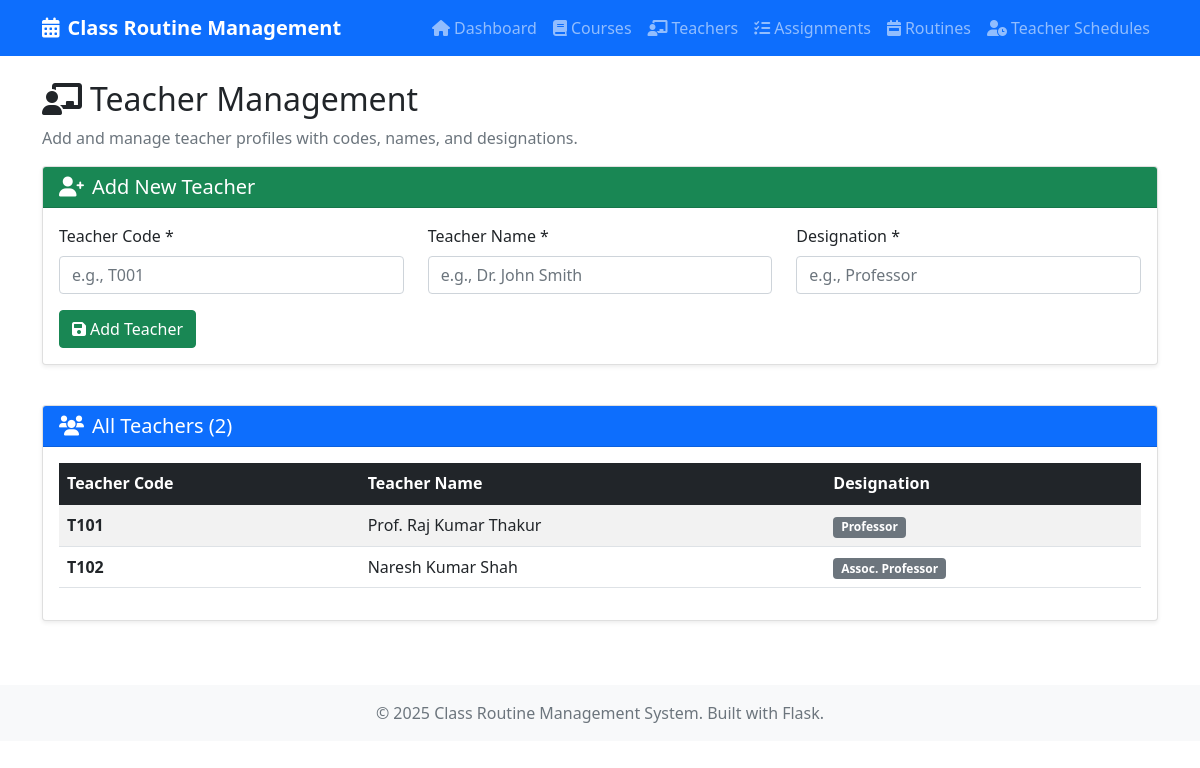
Before: /teachers with the older database file.
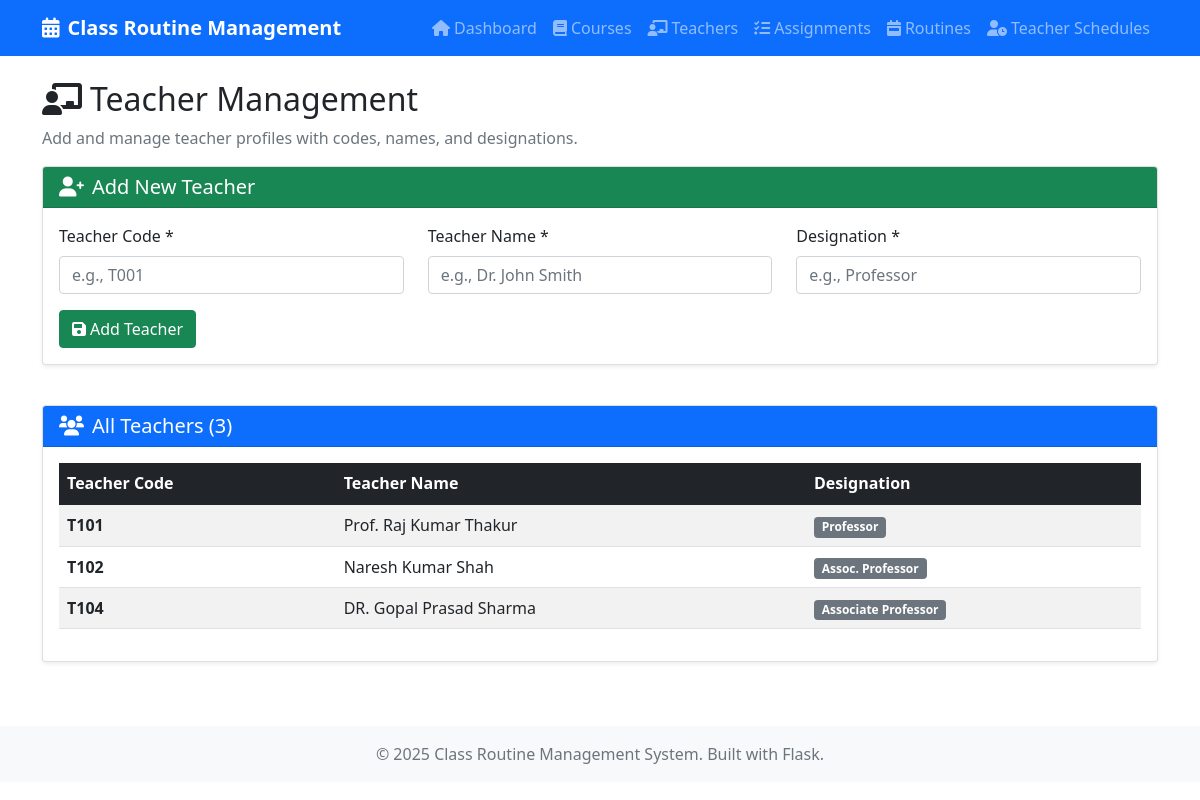
After: the same page with the newer database file.
### tables this page shows
CREATE TABLE Teacher (
                    Teacher_Code TEXT PRIMARY KEY,
                    Teacher_Name TEXT NOT NULL,
                    Teacher_Designation TEXT NOT NULL
                );

### flask_app.py (the view)
@app.route('/teachers')
def teachers():
    teachers_data = db.get_teachers()
    return render_template('teachers.html', teachers=teachers_data.to_dict('records'))

### database.py (called while the page is built)
    def get_connection(self):
        return sqlite3.connect(self.db_name)

    def get_teachers(self) -> pd.DataFrame:
        conn = self.get_connection()
        try:
            return pd.read_sql_query("SELECT * FROM Teacher", conn)
        finally:
            conn.close()

### templates/teachers.html (shortened to what this page needs)
{% extends "base.html" %}
{% block content %}
<div class="row">
    <div class="col-12">
        <h2><i class="fas fa-chalkboard-teacher me-2"></i>Teacher Management</h2>
        <p class="text-muted">Add and manage teacher profiles with codes, names, and designations.</p>
    </div>
</div>
<div class="row mb-4">
    <div class="col-12">
        <div class="card">
            <div class="card-header bg-success text-white">
                <h5 class="mb-0"><i class="fas fa-user-plus me-2"></i>Add New Teacher</h5>
            </div>
            <div class="card-body">
                <form method="POST" action="{{ url_for('add_teacher') }}">
                    <div class="row">
                        <div class="col-md-4">
                            <div class="mb-3">
                                <label for="teacher_code" class="form-label">Teacher Code *</label>
                                <input type="text" class="form-control" id="teacher_code" name="teacher_code" required placeholder="e.g., T001">
                            </div>
                        </div>
                        <div class="col-md-4">
                            <div class="mb-3">
                                <label for="teacher_name" class="form-label">Teacher Name *</label>
                                <input type="text" class="form-control" id="teacher_name" name="teacher_name" required placeholder="e.g., Dr. John Smith">
                            </div>
                        </div>
                        <div class="col-md-4">
                            <div class="mb-3">
                                <label for="teacher_designation" class="form-label">Designation *</label>
                                <input type="text" class="form-control" id="teacher_designation" name="teacher_designation" required placeholder="e.g., Professor">
                            </div>
                        </div>
                    </div>
                    <button type="submit" class="btn btn-success">
                        <i class="fas fa-save me-1"></i>Add Teacher
                    </button>
                </form>
            </div>
        </div>
    </div>
</div>
<div class="row">
    <div class="col-12">
        <div class="card">
            <div class="card-header bg-primary text-white">
                <h5 class="mb-0"><i class="fas fa-users me-2"></i>All Teachers ({{ teachers|length }})</h5>
            </div>
            <div class="card-body">
                {% if teachers %}
                <div class="table-responsive">
                    <table class="table table-striped table-hover">
                        <thead class="table-dark">
                            <tr>
                                <th>Teacher Code</th>
                                <th>Teacher Name</th>
                                <th>Designation</th>
                            </tr>
                        </thead>
                        <tbody>
                            {% for teacher in teachers %}
                            <tr>
                                <td><strong>{{ teacher.Teacher_Code }}</strong></td>
                                <td>{{ teacher.Teacher_Name }}</td>
                                <td>
                                    <span class="badge bg-secondary">{{ teacher.Teacher_Designation }}</span>
                                </td>
                            </tr>
                            {% endfor %}
                        </tbody>
                    </table>
                </div>
                {% else %}
                <div class="text-center py-4">
                    <i class="fas fa-chalkboard-teacher fa-3x text-muted mb-3"></i>
                    <p class="text-muted">No teachers found. Add your first teacher using the form above.</p>
                </div>
                {% endif %}
            </div>
        </div>
    </div>
</div>
{% endblock %}

Changed rows visible on the page:
added Teacher: Teacher_Code "T104", Teacher_Name "DR. Gopal Prasad Sharma", Teacher_Designation "Associate Professor"
Other visible differences:
{{ teachers|length }}: "2" → "3"
